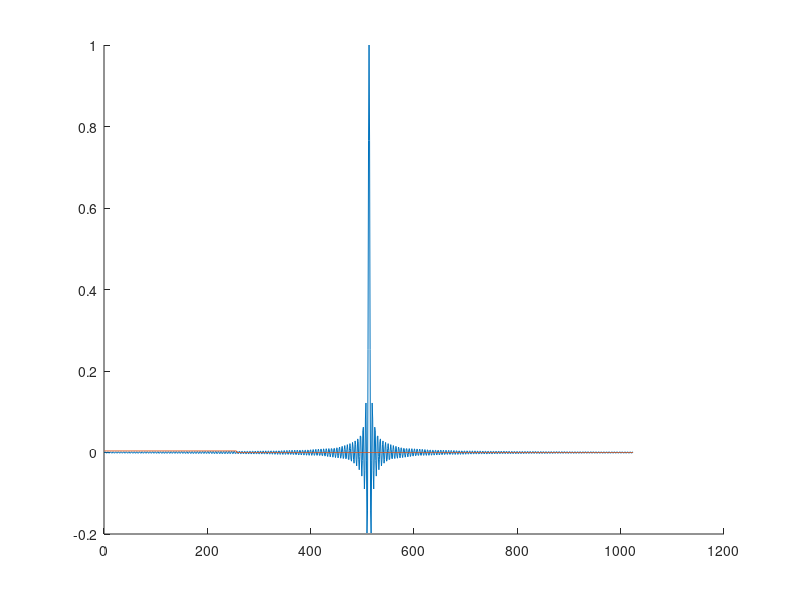
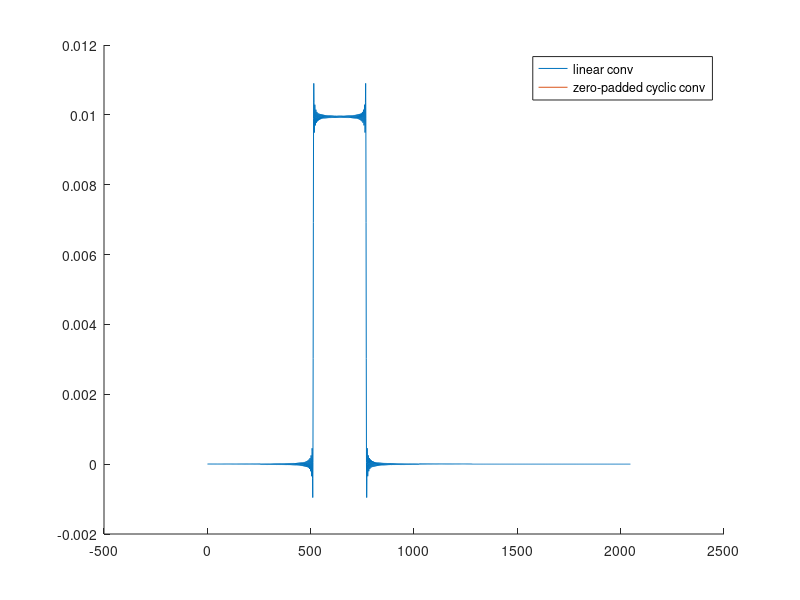

Write MATLAB code to recreate these figures, in order.
% M.7 Die diskrete Fourier-Transformation

% Aufgabe 7.5

% Initialisierung
close; clear; clc;

M = 1024;
x = sinc(pi/8*((0:1023)-M/2));
u = [(1/256)*ones(1,256), zeros(1,M-256)];

figure('Name','Signal', 'NumberTitle','off');
hold on
plot(x)
plot(u)
hold off

w = conv(x,u);

len = length(x) + length(u)-1;
xpad = [x zeros(1,len-length(x))];
upad = [u zeros(1,len-length(u))];
ccirc = ifft(fft(xpad).*fft(upad));

figure('Name','lineare Faltung', 'NumberTitle','off');
hold on
plot(w)
plot(ccirc)
legend('linear conv','zero-padded cyclic conv')
hold off